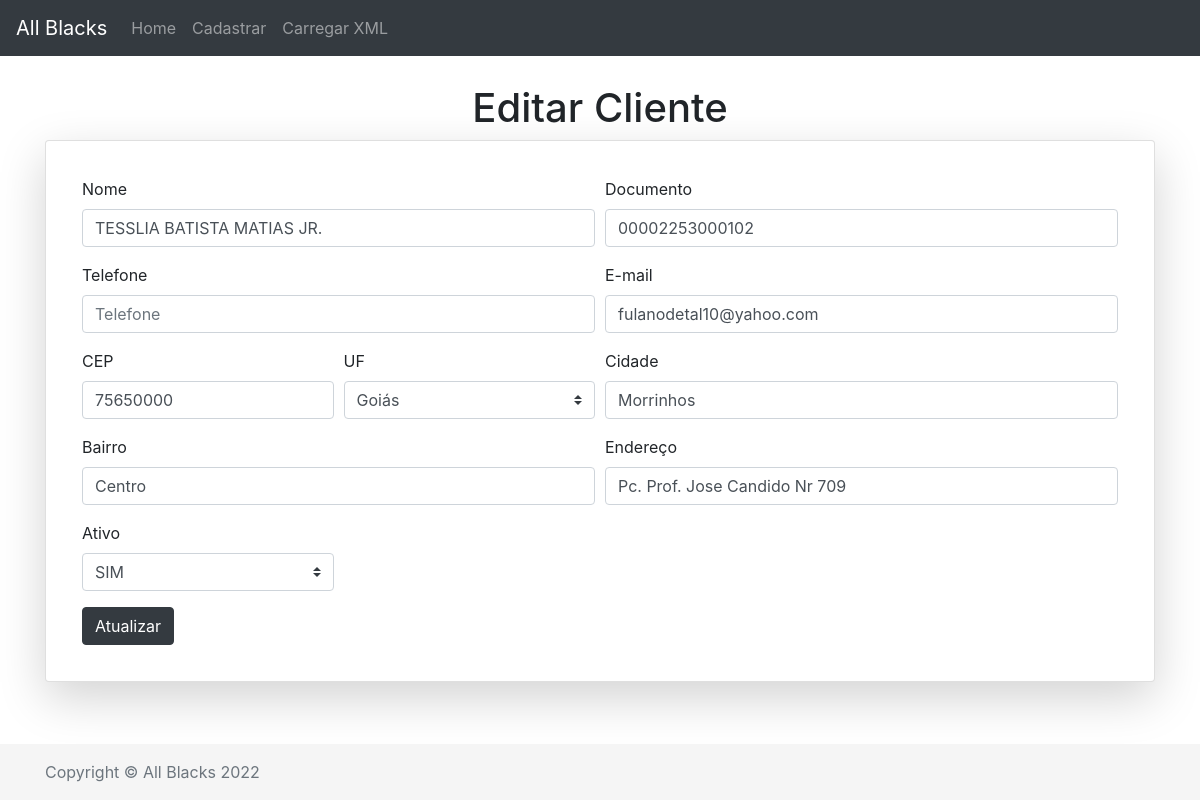
Page /editar.php?id=2368 on the committed database.
### tables this page shows
CREATE TABLE IF NOT EXISTS `clientes` (
  `id` bigint(20) unsigned NOT NULL AUTO_INCREMENT,
  `nome` varchar(200) NOT NULL,
  `documento` varchar(50) NOT NULL,
  `cep` varchar(8) NOT NULL,
  `endereco` varchar(255) NOT NULL,
  `bairro` varchar(255) NOT NULL,
  `cidade` varchar(100) NOT NULL,
  `uf` varchar(2) NOT NULL,
  `telefone` varchar(20) DEFAULT NULL,
  `email` varchar(255) DEFAULT NULL,
  `ativo` enum('SIM','NÃO') NOT NULL,
  `criado_em` datetime DEFAULT CURRENT_TIMESTAMP,
  `atualizado_em` datetime DEFAULT NULL,
  PRIMARY KEY (`id`),
  UNIQUE KEY `documento` (`documento`)
);

### editar.php (called while the page is built, shortened)
<?php
$validate = new Validate();
$obCliente = Cliente::getCliente($_REQUEST['id']);
include __DIR__ . '/includes/header.php';
include __DIR__ . '/includes/formulario.php';
include __DIR__ . '/includes/footer.php';

### app/Helpers/Validate.php (called while the page is built, shortened)
<?php
class Validate
{
    public $errorsFields = [];
    public function hasErro($field, $data)
    {
        $hasErro = false;
        return $hasErro;
    }
    public function errors()
    {
        return $this->errorsFields;
    }
}

### app/Db/Database.php (called while the page is built, shortened)
<?php
class Database
{
    private $table;
    private $connection;
    public function __construct($table = null)
    {
        $this->table = $table;
    }
    public function setConnection()
    {
        try {
            $this->connection = new PDO('mysql:host=' . self::HOST . ';port=' . self::PORT . ';dbname=' . self::NAME . ';charset=utf8mb4', self::USER, self::PASS);
            $this->connection->setAttribute(PDO::ATTR_ERRMODE, PDO::ERRMODE_EXCEPTION);
            $this->connection->setAttribute(PDO::ATTR_DEFAULT_FETCH_MODE, PDO::FETCH_OBJ);
        } catch (PDOException $e) {
            die('Error Connect: ' . $e->getMessage());
        }
    }
    public function execute($query, $params = [])
    {
        try {
            $statement = $this->connection->prepare($query);
            $statement->execute($params);
            return $statement;
        } catch (PDOException $e) {
            die('Error Execute: ' . $e->getMessage());
        }
    }
    public function select($join = null, $where = null, $order = null, $limit = null, $fields = '*')
    {
        $join = strlen($join) ? $join : '';
        $where = strlen($where) ? 'WHERE ' . $where : '';
        $order = strlen($order) ? 'ORDER BY ' . $order : '';
        $limit = strlen($limit) ? 'LIMIT ' . $limit : '';
        $query = 'SELECT ' . $fields . ' FROM ' . $this->table . ' ' . $join . ' ' . $where . ' ' . $order . ' ' . $limit;
        return $this->execute($query);
    }
}

### app/Entity/Cliente.php (called while the page is built, shortened)
<?php
class Cliente
{
    public static function getCliente($id)
    {
        return (new Database('clientes'))->select(null, 'id = ' . $id)
            ->fetchObject(self::class);
    }
}

### includes/formulario.php (the view, shortened to what this page needs)
<h1 class="mt-4 text-center"><?= TITLE ?></h1>
<div class="card shadow-lg p-3 rounded">
    <div class="card-body">
        <form name="<?= (TITLE == 'Editar Cliente') ? 'Atualizar' : 'Cadastrar' ?>" action="<?php echo htmlspecialchars($_SERVER["PHP_SELF"]); ?>" method="POST">
            <div class="form-row">
                <div class="col-md-6 mb-3">
                    <label for="nome">Nome</label>
                    <input type="text" name="nome" id="nome" class="form-control <?php if ($validate->hasErro('nome', $validate->errors())) : ?> is-invalid <?php endif; ?>" value="<?php if (!empty($nome_old)) echo $nome_old;
                                                                                                                                                                                    elseif (!empty($obCliente->nome)) echo $obCliente->nome; ?>" aria-describedby="validationServerNome" placeholder="Nome">
                </div>
                <div class="col-md-6 mb-3">
                    <label for="documento">Documento</label>
                    <input type="number" name="documento" id="documento" class="form-control <?php if ($validate->hasErro('documento', $validate->errors())) : ?> is-invalid <?php endif; ?>" value="<?php if (!empty($documento_old)) echo $documento_old;
                                                                                                                                                                                                        elseif (!empty($obCliente->documento)) echo $obCliente->documento; ?>" aria-describedby="validationServerDocumento" placeholder="Documento" step="1">
                </div>
            </div>
            <div class="form-row">
                <div class="col-md-6 mb-3">
                    <label for="telefone">Telefone</label>
                    <input type="text" name="telefone" id="telefone" class="form-control <?php if ($validate->hasErro('telefone', $validate->errors())) : ?> is-invalid <?php endif; ?>" value="<?php if (!empty($telefone_old)) echo $telefone_old;
                                                                                                                                                                                                elseif (!empty($obCliente->telefone)) echo $obCliente->telefone; ?>" aria-describedby="validationServerTelefone" placeholder="Telefone">
                </div>
                <div class="col-md-6 mb-3">
                    <label for="email">E-mail</label>
                    <input type="email" name="email" id="email" class="form-control <?php if ($validate->hasErro('email', $validate->errors())) : ?> is-invalid <?php endif; ?>" value="<?php if (!empty($email_old)) echo $email_old;
                                                                                                                                                                                        elseif (!empty($obCliente->email)) echo $obCliente->email; ?>" aria-describedby="validationServerEmail" placeholder="E-mail" step="1">
                </div>
            </div>
            <div class="form-row">
                <div class="col-md-3 mb-3">
                    <label for="cep">CEP</label>
                    <input type="number" name="cep" id="cep" maxlength="8" class="form-control <?php if ($validate->hasErro('cep', $validate->errors())) : ?> is-invalid <?php endif; ?>" value="<?php if (!empty($cep_old)) echo $cep_old;
                                                                                                                                                                                                    elseif (!empty($obCliente->cep)) echo $obCliente->cep; ?>" aria-describedby="validationServerCep" placeholder="CEP" step="1">
                </div>
                <div class="col-md-3 mb-3">
                    <label for="uf">UF</label>
                    <select name="uf" id="uf" class="custom-select <?php if ($validate->hasErro('uf', $validate->errors())) : ?> is-invalid <?php endif; ?>" aria-describedby="validationServerUf">
                        <?php
                        $estados = ['AC'=>'Acre','AL'=>'Alagoas','AP'=>'Amapá','AM'=>'Amazonas','BA'=>'Bahia','CE'=>'Ceará','DF'=>'Distrito Federal','ES'=>'Espírito Santo','GO'=>'Goiás','MA'=>'Maranhão','MT'=>'Mato Grosso','MS'=>'Mato Grosso do Sul','MG'=>'Minas Gerais','PA'=>'Pará','PB'=>'Paraíba','PR'=>'Paraná','PE'=>'Pernambuco','PI'=>'Piauí','RJ'=>'Rio de Janeiro','RN'=>'Rio Grande do Norte','RS'=>'Rio Grande do Sul','RO'=>'Rondônia','RR'=>'Roraima','SC'=>'Santa Catarina','SP'=>'São Paulo','SE'=>'Sergipe','TO'=>'Tocantins','EX'=>'Estrangeiro'];
                        foreach ($estados as $uf => $estado) : ?>
                            <option value="<?=$uf?>" <?php if(!empty($uf_old) && $uf_old == $uf OR (!empty($obCliente->uf) && $obCliente->uf == $uf)) echo 'selected' ?> ><?=$estado?></option>
                        <?php endforeach; ?>
                    </select>
                </div>
                <div class="col-md-6 mb-3">
                    <label for="cidade">Cidade</label>
                    <input type="text" name="cidade" id="cidade" class="form-control <?php if ($validate->hasErro('cidade', $validate->errors())) : ?> is-invalid <?php endif; ?>" value="<?php if (!empty($cidade_old)) echo $cidade_old;
                                                                                                                                                                                            elseif (!empty($obCliente->cidade)) echo $obCliente->cidade; ?>" aria-describedby="validationServerCidade" placeholder="Cidade">
                </div>
            </div>
            <div class="form-row">
                <div class="col-md-6 mb-3">
                    <label for="bairro">Bairro</label>
                    <input type="text" name="bairro" id="bairro" class="form-control <?php if ($validate->hasErro('bairro', $validate->errors())) : ?> is-invalid <?php endif; ?>" value="<?php if (!empty($bairro_old)) echo $bairro_old;
                                                                                                                                                                                            elseif (!empty($obCliente->bairro)) echo $obCliente->bairro; ?>" aria-describedby="validationServerBairro" placeholder="Bairro">
                </div>
                <div class="col-md-6 mb-3">
                    <label for="endereco">Endereço</label>
                    <input type="text" name="endereco" id="endereco" class="form-control <?php if ($validate->hasErro('endereco', $validate->errors())) : ?> is-invalid <?php endif; ?>" value="<?php if (!empty($endereco_old)) echo $endereco_old;
                                                                                                                                                                                                elseif (!empty($obCliente->endereco)) echo $obCliente->endereco; ?>" aria-describedby="validationServerEndereco" placeholder="Endereço">
                </div>
            </div>
            <div class="form-row">
                <div class="col-md-3 mb-3">
                    <label for="ativo">Ativo</label>
                    <select name="ativo" id="ativo" class="custom-select <?php if ($validate->hasErro('ativo', $validate->errors())) : ?> is-invalid <?php endif; ?>" aria-describedby="validationServerAtivo">
                        <option value="SIM" <?php if ((!empty($obCliente->ativo) && $obCliente->ativo == 'SIM') or !empty($ativo_old) && $ativo_old == 'SIM') echo 'selected' ?>>SIM</option>
                    </select>
                </div>
            </div>
            <div class="d-flex align-items-center">
                <button type="submit" id="btn_cadastrar_editar" class="btn btn-dark">
                </button>
            </div>
        </form>
    </div>
</div>

### includes/header.php (shortened to what this page needs)
<!doctype html>
<html lang="pt-br" class="h-100">
<head>
	<link rel="stylesheet" href="assets/css/bootstrap/bootstrap.min.css">
	<link rel="stylesheet" href="https://cdnjs.cloudflare.com/ajax/libs/font-awesome/5.15.4/css/all.min.css">
	<link href="assets/css/sticky-footer-navbar.css" rel="stylesheet">
</head>
<body class="d-flex flex-column h-100">
	<?php include __DIR__.'/menu.php'; ?>
    <main role="main" class="flex-shrink-0">
        <div class="container">

### includes/menu.php (shortened to what this page needs)
<header>
    <nav class="navbar navbar-expand-md navbar-dark fixed-top bg-dark">
      <a class="navbar-brand" href="/">All Blacks</a>
      <div class="collapse navbar-collapse" id="navbarCollapse">
        <ul class="navbar-nav mr-auto">
          <li class="nav-item  <?php if($_SERVER['REQUEST_URI'] == '/') echo 'active' ?>">
            <a class="nav-link" href="/">Home <span class="sr-only">(current)</span></a>
          </li>
          <li class="nav-item <?php if(strpos($_SERVER['REQUEST_URI'], 'cadastrar')) echo 'active' ?>">
            <a class="nav-link" href="cadastrar.php">Cadastrar</span></a>
          </li>
          <li class="nav-item <?php if(strpos($_SERVER['REQUEST_URI'], 'carregar_xml')) echo 'active' ?>">
            <a class="nav-link" href="carregar_xml.php">Carregar XML</span></a>
          </li>
        </ul>
      </div>
    </nav>
</header>

### includes/footer.php (shortened to what this page needs)
        </div>
    </main>
    <footer class="footer mt-auto py-3">
        <div class="container">
            <span class="text-muted">Copyright &copy; All Blacks <?= date('Y')?></span>
        </div>
    </footer>
</body>
</html>

### assets/css/sticky-footer-navbar.css (style rules this page uses)
main > .container { padding: 60px 15px 0; }
.footer { background-color: #f5f5f5; }
.footer > .container { padding-right: 15px; padding-left: 15px; }

### rows in the picture
clientes: nome "TESSLIA BATISTA MATIAS JR.", documento "00002253000102", email "fulanodetal10@yahoo.com", cep "75650000", uf "Goiás", cidade "Morrinhos", bairro "Centro", endereco "Pc. Prof. Jose Candido Nr 709", ativo "SIM"

### other values in the picture
TITLE "Editar Cliente"
